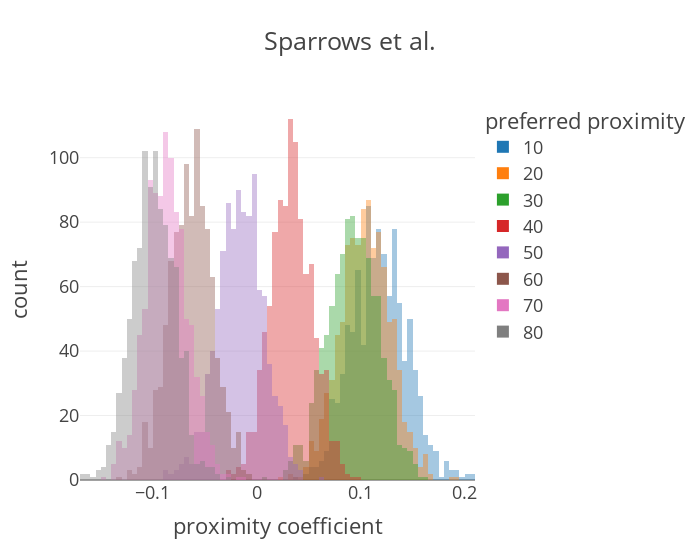

Notebook cell for this chart:
### Code cell
sps_outcomes_path = os.path.join(
    root, "data/foraging/central_park_birds_cleaned_2022/sps_outcomes.pkl"
)

if not smoke_test:
    sps_outcomes = dill.load(open(sps_outcomes_path, "rb"))

    sps_coefs_plot = plot_coefs(
        sps_outcomes,
        "Sparrows et al.",
        ann_start_y=200,
        ann_break_y=30,
        generate_object=True,
    )

    sps_coefs_plot.show()
    # add title to figure

    pio.write_image(
        sps_coefs_plot,
        os.path.join(root, "docs/figures/sps_coefs_plot.png"),
        engine="kaleido",
        width=700,
        scale=5,
    )

### Figure 1 — Plotly figure (JSON) as saved in the notebook; plotly's stock layout.template omitted (floating-point values rounded to 4 significant figures; data arrays with more than 128 entries replaced by an {"elided": "..."} marker saying what was removed)
{"data": [{"alignmentgroup": "True", "bingroup": "x", "hovertemplate": "preferred proximity=10<br>proximity coefficient=%{x}<br>count=%{y}<extra></extra>", "legendgroup": "10", "marker": {"color": "#1F77B4", "opacity": 0.4, "pattern": {"shape": ""}}, "name": "10", "offsetgroup": "10", "orientation": "v", "showlegend": true, "type": "histogram", "x": {"elided": "1000 float values"}, "xaxis": "x", "yaxis": "y"}, {"alignmentgroup": "True", "bingroup": "x", "hovertemplate": "preferred proximity=20<br>proximity coefficient=%{x}<br>count=%{y}<extra></extra>", "legendgroup": "20", "marker": {"color": "#FF7F0E", "opacity": 0.4, "pattern": {"shape": ""}}, "name": "20", "offsetgroup": "20", "orientation": "v", "showlegend": true, "type": "histogram", "x": {"elided": "1000 float values"}, "xaxis": "x", "yaxis": "y"}, {"alignmentgroup": "True", "bingroup": "x", "hovertemplate": "preferred proximity=30<br>proximity coefficient=%{x}<br>count=%{y}<extra></extra>", "legendgroup": "30", "marker": {"color": "#2CA02C", "opacity": 0.4, "pattern": {"shape": ""}}, "name": "30", "offsetgroup": "30", "orientation": "v", "showlegend": true, "type": "histogram", "x": {"elided": "1000 float values"}, "xaxis": "x", "yaxis": "y"}, {"alignmentgroup": "True", "bingroup": "x", "hovertemplate": "preferred proximity=40<br>proximity coefficient=%{x}<br>count=%{y}<extra></extra>", "legendgroup": "40", "marker": {"color": "#D62728", "opacity": 0.4, "pattern": {"shape": ""}}, "name": "40", "offsetgroup": "40", "orientation": "v", "showlegend": true, "type": "histogram", "x": {"elided": "1000 float values"}, "xaxis": "x", "yaxis": "y"}, {"alignmentgroup": "True", "bingroup": "x", "hovertemplate": "preferred proximity=50<br>proximity coefficient=%{x}<br>count=%{y}<extra></extra>", "legendgroup": "50", "marker": {"color": "#9467BD", "opacity": 0.4, "pattern": {"shape": ""}}, "name": "50", "offsetgroup": "50", "orientation": "v", "showlegend": true, "type": "histogram", "x": {"elided": "1000 float values"}, "xaxis": "x", "yaxis": "y"}, {"alignmentgroup": "True", "bingroup": "x", "hovertemplate": "preferred proximity=60<br>proximity coefficient=%{x}<br>count=%{y}<extra></extra>", "legendgroup": "60", "marker": {"color": "#8C564B", "opacity": 0.4, "pattern": {"shape": ""}}, "name": "60", "offsetgroup": "60", "orientation": "v", "showlegend": true, "type": "histogram", "x": {"elided": "1000 float values"}, "xaxis": "x", "yaxis": "y"}, {"alignmentgroup": "True", "bingroup": "x", "hovertemplate": "preferred proximity=70<br>proximity coefficient=%{x}<br>count=%{y}<extra></extra>", "legendgroup": "70", "marker": {"color": "#E377C2", "opacity": 0.4, "pattern": {"shape": ""}}, "name": "70", "offsetgroup": "70", "orientation": "v", "showlegend": true, "type": "histogram", "x": {"elided": "1000 float values"}, "xaxis": "x", "yaxis": "y"}, {"alignmentgroup": "True", "bingroup": "x", "hovertemplate": "preferred proximity=80<br>proximity coefficient=%{x}<br>count=%{y}<extra></extra>", "legendgroup": "80", "marker": {"color": "#7F7F7F", "opacity": 0.4, "pattern": {"shape": ""}}, "name": "80", "offsetgroup": "80", "orientation": "v", "showlegend": true, "type": "histogram", "x": {"elided": "1000 float values"}, "xaxis": "x", "yaxis": "y"}], "layout": {"barmode": "overlay", "legend": {"title": {"text": "preferred proximity"}, "tracegroupgap": 0}, "title": {"text": "Sparrows et al."}, "width": 700, "xaxis": {"anchor": "y", "domain": [0, 1], "title": {"text": "proximity coefficient"}}, "yaxis": {"anchor": "x", "domain": [0, 1], "title": {"text": "count"}}}}
